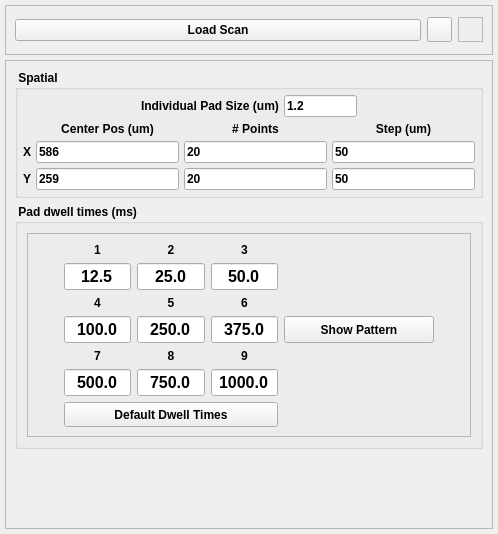
<?xml version="1.0" encoding="UTF-8"?>
<ui version="4.0">
 <class>Form</class>
 <widget class="QWidget" name="Form">
  <property name="geometry">
   <rect>
    <x>0</x>
    <y>0</y>
    <width>498</width>
    <height>534</height>
   </rect>
  </property>
  <property name="minimumSize">
   <size>
    <width>0</width>
    <height>150</height>
   </size>
  </property>
  <property name="focusPolicy">
   <enum>Qt::StrongFocus</enum>
  </property>
  <property name="windowTitle">
   <string>Form</string>
  </property>
  <layout class="QVBoxLayout" name="verticalLayout">
   <property name="spacing">
    <number>5</number>
   </property>
   <property name="margin">
    <number>5</number>
   </property>
   <item>
    <widget class="QFrame" name="loadscan_frame">
     <property name="minimumSize">
      <size>
       <width>0</width>
       <height>50</height>
      </size>
     </property>
     <property name="frameShape">
      <enum>QFrame::StyledPanel</enum>
     </property>
     <property name="frameShadow">
      <enum>QFrame::Sunken</enum>
     </property>
     <layout class="QHBoxLayout" name="horizontalLayout_3">
      <item>
       <widget class="QPushButton" name="loadScanBtn">
        <property name="font">
         <font>
          <weight>75</weight>
          <bold>true</bold>
         </font>
        </property>
        <property name="text">
         <string>Load Scan</string>
        </property>
       </widget>
      </item>
      <item>
       <widget class="QToolButton" name="helpBtn">
        <property name="minimumSize">
         <size>
          <width>25</width>
          <height>25</height>
         </size>
        </property>
        <property name="maximumSize">
         <size>
          <width>25</width>
          <height>25</height>
         </size>
        </property>
        <property name="text">
         <string/>
        </property>
        <property name="icon">
         <iconset>
          <normaloff>../../../icons/helplite.png</normaloff>../../../icons/helplite.png</iconset>
        </property>
        <property name="iconSize">
         <size>
          <width>50</width>
          <height>50</height>
         </size>
        </property>
       </widget>
      </item>
      <item>
       <widget class="QLabel" name="rtclkpic">
        <property name="maximumSize">
         <size>
          <width>25</width>
          <height>25</height>
         </size>
        </property>
        <property name="autoFillBackground">
         <bool>true</bool>
        </property>
        <property name="frameShape">
         <enum>QFrame::StyledPanel</enum>
        </property>
        <property name="text">
         <string/>
        </property>
        <property name="pixmap">
         <pixmap>../../../icons/icons8-mouse-right-click-50.png</pixmap>
        </property>
        <property name="scaledContents">
         <bool>true</bool>
        </property>
        <property name="alignment">
         <set>Qt::AlignRight|Qt::AlignTrailing|Qt::AlignVCenter</set>
        </property>
       </widget>
      </item>
     </layout>
    </widget>
   </item>
   <item>
    <widget class="QFrame" name="frame_2_SCANPLUGIN">
     <property name="maximumSize">
      <size>
       <width>650</width>
       <height>16777215</height>
      </size>
     </property>
     <property name="frameShape">
      <enum>QFrame::StyledPanel</enum>
     </property>
     <property name="frameShadow">
      <enum>QFrame::Raised</enum>
     </property>
     <layout class="QVBoxLayout" name="verticalLayout_5">
      <item>
       <layout class="QHBoxLayout" name="horizontalLayout_2"/>
      </item>
      <item>
       <widget class="QGroupBox" name="groupBox">
        <property name="minimumSize">
         <size>
          <width>0</width>
          <height>120</height>
         </size>
        </property>
        <property name="font">
         <font>
          <weight>75</weight>
          <bold>true</bold>
         </font>
        </property>
        <property name="title">
         <string> Spatial </string>
        </property>
        <layout class="QVBoxLayout" name="verticalLayout_2">
         <property name="spacing">
          <number>5</number>
         </property>
         <property name="margin">
          <number>5</number>
         </property>
         <item>
          <layout class="QHBoxLayout" name="horizontalLayout">
           <item>
            <spacer name="horizontalSpacer_4">
             <property name="orientation">
              <enum>Qt::Horizontal</enum>
             </property>
             <property name="sizeHint" stdset="0">
              <size>
               <width>40</width>
               <height>20</height>
              </size>
             </property>
            </spacer>
           </item>
           <item>
            <widget class="QLabel" name="label">
             <property name="font">
              <font>
               <weight>75</weight>
               <bold>true</bold>
              </font>
             </property>
             <property name="text">
              <string>Individual Pad Size (um)</string>
             </property>
            </widget>
           </item>
           <item>
            <widget class="QLineEdit" name="padSizeFld">
             <property name="maximumSize">
              <size>
               <width>73</width>
               <height>16777215</height>
              </size>
             </property>
             <property name="text">
              <string>1.2</string>
             </property>
            </widget>
           </item>
           <item>
            <spacer name="horizontalSpacer_3">
             <property name="orientation">
              <enum>Qt::Horizontal</enum>
             </property>
             <property name="sizeHint" stdset="0">
              <size>
               <width>40</width>
               <height>20</height>
              </size>
             </property>
            </spacer>
           </item>
          </layout>
         </item>
         <item>
          <layout class="QGridLayout" name="gridLayout_2">
           <item row="0" column="2">
            <widget class="QLabel" name="label_11">
             <property name="font">
              <font>
               <weight>75</weight>
               <bold>true</bold>
              </font>
             </property>
             <property name="text">
              <string># Points</string>
             </property>
             <property name="alignment">
              <set>Qt::AlignCenter</set>
             </property>
            </widget>
           </item>
           <item row="0" column="1">
            <widget class="QLabel" name="label_9">
             <property name="font">
              <font>
               <weight>75</weight>
               <bold>true</bold>
              </font>
             </property>
             <property name="text">
              <string>Center Pos (um)</string>
             </property>
             <property name="alignment">
              <set>Qt::AlignCenter</set>
             </property>
            </widget>
           </item>
           <item row="2" column="2">
            <widget class="QLineEdit" name="npointsYFld">
             <property name="text">
              <string>20</string>
             </property>
            </widget>
           </item>
           <item row="2" column="0">
            <widget class="QLabel" name="label_14">
             <property name="font">
              <font>
               <weight>75</weight>
               <bold>true</bold>
              </font>
             </property>
             <property name="text">
              <string>Y</string>
             </property>
            </widget>
           </item>
           <item row="1" column="3">
            <widget class="QLineEdit" name="stepXFld">
             <property name="text">
              <string>50</string>
             </property>
            </widget>
           </item>
           <item row="1" column="0">
            <widget class="QLabel" name="label_13">
             <property name="font">
              <font>
               <weight>75</weight>
               <bold>true</bold>
              </font>
             </property>
             <property name="text">
              <string>X</string>
             </property>
            </widget>
           </item>
           <item row="1" column="1">
            <widget class="QLineEdit" name="centerXFld">
             <property name="text">
              <string>586</string>
             </property>
            </widget>
           </item>
           <item row="1" column="2">
            <widget class="QLineEdit" name="npointsXFld">
             <property name="text">
              <string>20</string>
             </property>
            </widget>
           </item>
           <item row="2" column="3">
            <widget class="QLineEdit" name="stepYFld">
             <property name="text">
              <string>50</string>
             </property>
            </widget>
           </item>
           <item row="2" column="1">
            <widget class="QLineEdit" name="centerYFld">
             <property name="text">
              <string>259</string>
             </property>
            </widget>
           </item>
           <item row="0" column="3">
            <widget class="QLabel" name="label_12">
             <property name="font">
              <font>
               <weight>75</weight>
               <bold>true</bold>
              </font>
             </property>
             <property name="text">
              <string>Step (um)</string>
             </property>
             <property name="alignment">
              <set>Qt::AlignCenter</set>
             </property>
            </widget>
           </item>
          </layout>
         </item>
        </layout>
       </widget>
      </item>
      <item>
       <widget class="QGroupBox" name="groupBox_2">
        <property name="minimumSize">
         <size>
          <width>0</width>
          <height>181</height>
         </size>
        </property>
        <property name="font">
         <font>
          <weight>75</weight>
          <bold>true</bold>
         </font>
        </property>
        <property name="title">
         <string> Pad dwell times (ms)</string>
        </property>
        <layout class="QVBoxLayout" name="verticalLayout_3">
         <item>
          <widget class="QFrame" name="frame">
           <property name="frameShape">
            <enum>QFrame::StyledPanel</enum>
           </property>
           <property name="frameShadow">
            <enum>QFrame::Raised</enum>
           </property>
           <layout class="QGridLayout" name="gridLayout">
            <item row="5" column="1">
             <widget class="QLineEdit" name="padFld_7">
              <property name="minimumSize">
               <size>
                <width>0</width>
                <height>25</height>
               </size>
              </property>
              <property name="maximumSize">
               <size>
                <width>80</width>
                <height>16777215</height>
               </size>
              </property>
              <property name="font">
               <font>
                <pointsize>12</pointsize>
               </font>
              </property>
              <property name="text">
               <string>500.0</string>
              </property>
              <property name="alignment">
               <set>Qt::AlignCenter</set>
              </property>
             </widget>
            </item>
            <item row="3" column="0">
             <spacer name="horizontalSpacer">
              <property name="orientation">
               <enum>Qt::Horizontal</enum>
              </property>
              <property name="sizeHint" stdset="0">
               <size>
                <width>40</width>
                <height>20</height>
               </size>
              </property>
             </spacer>
            </item>
            <item row="5" column="3">
             <widget class="QLineEdit" name="padFld_9">
              <property name="minimumSize">
               <size>
                <width>0</width>
                <height>25</height>
               </size>
              </property>
              <property name="maximumSize">
               <size>
                <width>80</width>
                <height>16777215</height>
               </size>
              </property>
              <property name="font">
               <font>
                <pointsize>12</pointsize>
               </font>
              </property>
              <property name="text">
               <string>1000.0</string>
              </property>
              <property name="alignment">
               <set>Qt::AlignCenter</set>
              </property>
             </widget>
            </item>
            <item row="5" column="2">
             <widget class="QLineEdit" name="padFld_8">
              <property name="minimumSize">
               <size>
                <width>0</width>
                <height>25</height>
               </size>
              </property>
              <property name="maximumSize">
               <size>
                <width>80</width>
                <height>16777215</height>
               </size>
              </property>
              <property name="font">
               <font>
                <pointsize>12</pointsize>
               </font>
              </property>
              <property name="text">
               <string>750.0</string>
              </property>
              <property name="alignment">
               <set>Qt::AlignCenter</set>
              </property>
             </widget>
            </item>
            <item row="1" column="2">
             <widget class="QLineEdit" name="padFld_2">
              <property name="minimumSize">
               <size>
                <width>0</width>
                <height>25</height>
               </size>
              </property>
              <property name="maximumSize">
               <size>
                <width>80</width>
                <height>16777215</height>
               </size>
              </property>
              <property name="font">
               <font>
                <pointsize>12</pointsize>
               </font>
              </property>
              <property name="text">
               <string>25.0</string>
              </property>
              <property name="alignment">
               <set>Qt::AlignCenter</set>
              </property>
             </widget>
            </item>
            <item row="3" column="4">
             <widget class="QPushButton" name="showPatternBtn">
              <property name="minimumSize">
               <size>
                <width>150</width>
                <height>27</height>
               </size>
              </property>
              <property name="text">
               <string>Show Pattern</string>
              </property>
              <property name="checkable">
               <bool>true</bool>
              </property>
             </widget>
            </item>
            <item row="3" column="2">
             <widget class="QLineEdit" name="padFld_5">
              <property name="minimumSize">
               <size>
                <width>0</width>
                <height>25</height>
               </size>
              </property>
              <property name="maximumSize">
               <size>
                <width>80</width>
                <height>16777215</height>
               </size>
              </property>
              <property name="font">
               <font>
                <pointsize>12</pointsize>
               </font>
              </property>
              <property name="text">
               <string>250.0</string>
              </property>
              <property name="alignment">
               <set>Qt::AlignCenter</set>
              </property>
             </widget>
            </item>
            <item row="1" column="1">
             <widget class="QLineEdit" name="padFld_1">
              <property name="minimumSize">
               <size>
                <width>0</width>
                <height>25</height>
               </size>
              </property>
              <property name="maximumSize">
               <size>
                <width>80</width>
                <height>16777215</height>
               </size>
              </property>
              <property name="font">
               <font>
                <pointsize>12</pointsize>
               </font>
              </property>
              <property name="inputMethodHints">
               <set>Qt::ImhNone</set>
              </property>
              <property name="text">
               <string>12.5</string>
              </property>
              <property name="alignment">
               <set>Qt::AlignCenter</set>
              </property>
             </widget>
            </item>
            <item row="3" column="1">
             <widget class="QLineEdit" name="padFld_4">
              <property name="minimumSize">
               <size>
                <width>0</width>
                <height>25</height>
               </size>
              </property>
              <property name="maximumSize">
               <size>
                <width>80</width>
                <height>16777215</height>
               </size>
              </property>
              <property name="font">
               <font>
                <pointsize>12</pointsize>
               </font>
              </property>
              <property name="text">
               <string>100.0</string>
              </property>
              <property name="alignment">
               <set>Qt::AlignCenter</set>
              </property>
             </widget>
            </item>
            <item row="1" column="3">
             <widget class="QLineEdit" name="padFld_3">
              <property name="minimumSize">
               <size>
                <width>0</width>
                <height>25</height>
               </size>
              </property>
              <property name="maximumSize">
               <size>
                <width>80</width>
                <height>16777215</height>
               </size>
              </property>
              <property name="font">
               <font>
                <pointsize>12</pointsize>
               </font>
              </property>
              <property name="text">
               <string>50.0</string>
              </property>
              <property name="alignment">
               <set>Qt::AlignCenter</set>
              </property>
             </widget>
            </item>
            <item row="3" column="3">
             <widget class="QLineEdit" name="padFld_6">
              <property name="minimumSize">
               <size>
                <width>0</width>
                <height>25</height>
               </size>
              </property>
              <property name="maximumSize">
               <size>
                <width>80</width>
                <height>16777215</height>
               </size>
              </property>
              <property name="font">
               <font>
                <pointsize>12</pointsize>
               </font>
              </property>
              <property name="text">
               <string>375.0</string>
              </property>
              <property name="alignment">
               <set>Qt::AlignCenter</set>
              </property>
             </widget>
            </item>
            <item row="6" column="1" colspan="3">
             <widget class="QPushButton" name="defaultBtn">
              <property name="minimumSize">
               <size>
                <width>0</width>
                <height>25</height>
               </size>
              </property>
              <property name="toolTip">
               <string>Set all pads to use the default dwell times</string>
              </property>
              <property name="text">
               <string>Default Dwell Times</string>
              </property>
             </widget>
            </item>
            <item row="3" column="5">
             <spacer name="horizontalSpacer_2">
              <property name="orientation">
               <enum>Qt::Horizontal</enum>
              </property>
              <property name="sizeHint" stdset="0">
               <size>
                <width>40</width>
                <height>20</height>
               </size>
              </property>
             </spacer>
            </item>
            <item row="0" column="1">
             <widget class="QLabel" name="label_2">
              <property name="text">
               <string>1</string>
              </property>
              <property name="alignment">
               <set>Qt::AlignCenter</set>
              </property>
             </widget>
            </item>
            <item row="0" column="2">
             <widget class="QLabel" name="label_3">
              <property name="text">
               <string>2</string>
              </property>
              <property name="alignment">
               <set>Qt::AlignCenter</set>
              </property>
             </widget>
            </item>
            <item row="0" column="3">
             <widget class="QLabel" name="label_4">
              <property name="text">
               <string>3</string>
              </property>
              <property name="alignment">
               <set>Qt::AlignCenter</set>
              </property>
             </widget>
            </item>
            <item row="2" column="1">
             <widget class="QLabel" name="label_5">
              <property name="text">
               <string>4</string>
              </property>
              <property name="alignment">
               <set>Qt::AlignCenter</set>
              </property>
             </widget>
            </item>
            <item row="2" column="2">
             <widget class="QLabel" name="label_6">
              <property name="text">
               <string>5</string>
              </property>
              <property name="alignment">
               <set>Qt::AlignCenter</set>
              </property>
             </widget>
            </item>
            <item row="2" column="3">
             <widget class="QLabel" name="label_7">
              <property name="text">
               <string>6</string>
              </property>
              <property name="alignment">
               <set>Qt::AlignCenter</set>
              </property>
             </widget>
            </item>
            <item row="4" column="1">
             <widget class="QLabel" name="label_8">
              <property name="text">
               <string>7</string>
              </property>
              <property name="alignment">
               <set>Qt::AlignCenter</set>
              </property>
             </widget>
            </item>
            <item row="4" column="2">
             <widget class="QLabel" name="label_10">
              <property name="text">
               <string>8</string>
              </property>
              <property name="alignment">
               <set>Qt::AlignCenter</set>
              </property>
             </widget>
            </item>
            <item row="4" column="3">
             <widget class="QLabel" name="label_15">
              <property name="text">
               <string>9</string>
              </property>
              <property name="alignment">
               <set>Qt::AlignCenter</set>
              </property>
             </widget>
            </item>
           </layout>
          </widget>
         </item>
        </layout>
       </widget>
      </item>
      <item>
       <spacer name="verticalSpacer_2">
        <property name="orientation">
         <enum>Qt::Vertical</enum>
        </property>
        <property name="sizeHint" stdset="0">
         <size>
          <width>20</width>
          <height>40</height>
         </size>
        </property>
       </spacer>
      </item>
     </layout>
    </widget>
   </item>
  </layout>
 </widget>
 <resources/>
 <connections/>
</ui>
